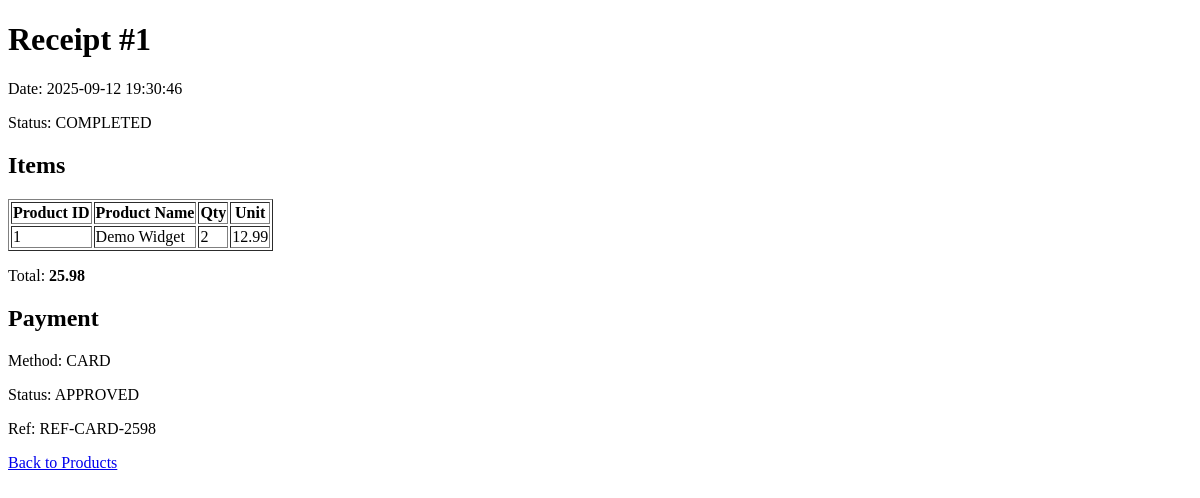
The page /receipt/1 on the database as committed earlier.
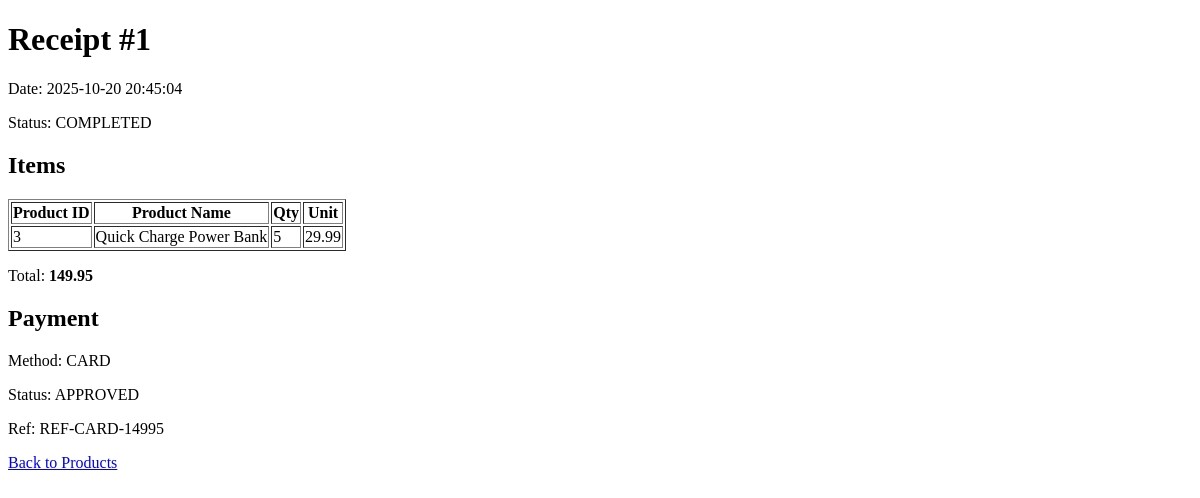
The same page on the database as committed later.
### tables this page shows
CREATE TABLE sale (
	id INTEGER PRIMARY KEY AUTOINCREMENT,
	user_id INTEGER NOT NULL,
	sale_time TIMESTAMP DEFAULT CURRENT_TIMESTAMP,
	total_cents INTEGER NOT NULL CHECK(total_cents >= 0),
	status TEXT NOT NULL DEFAULT 'COMPLETED' CHECK(status IN ('COMPLETED','CANCELLED','REFUNDED')),
	FOREIGN KEY (user_id) REFERENCES user(id)
);

CREATE TABLE sale_item (
	id INTEGER PRIMARY KEY AUTOINCREMENT,
	sale_id INTEGER NOT NULL,
	product_id INTEGER NOT NULL,
	quantity INTEGER NOT NULL CHECK(quantity > 0),
	price_cents INTEGER NOT NULL CHECK(price_cents >= 0), -- price per item at time of sale
	FOREIGN KEY (sale_id) REFERENCES sale(id) ON DELETE CASCADE,
	FOREIGN KEY (product_id) REFERENCES product(id) ON DELETE RESTRICT,
	UNIQUE (sale_id, product_id)
);

CREATE TABLE product (
	id INTEGER PRIMARY KEY AUTOINCREMENT,
	name TEXT NOT NULL UNIQUE,
    price_cents INTEGER NOT NULL CHECK(price_cents >= 0),
    stock INTEGER NOT NULL CHECK(stock >= 0),
    active INTEGER NOT NULL DEFAULT 1 CHECK(active IN (0,1)),
    -- NEW: Flash sale columns
    flash_sale_active INTEGER DEFAULT 0,
    flash_sale_price_cents INTEGER
, flash_price_cents INTEGER CHECK(flash_price_cents >= 0), sale_start TIMESTAMP, sale_end TIMESTAMP);

CREATE TABLE payment (
	id INTEGER PRIMARY KEY AUTOINCREMENT,
	sale_id INTEGER NOT NULL,
	method TEXT NOT NULL,
	amount_cents INTEGER NOT NULL CHECK(amount_cents >= 0),
	status TEXT NOT NULL CHECK(status IN ('APPROVED','DECLINED')), -- APPROVED or DECLINED
	ref TEXT,
	processed_at TIMESTAMP DEFAULT CURRENT_TIMESTAMP,
	FOREIGN KEY (sale_id) REFERENCES sale(id) ON DELETE CASCADE,
	UNIQUE (sale_id)
);

### src/app.py (the view)
    @app.get("/receipt/<int:sale_id>")
    def receipt(sale_id: int):
        conn = get_conn()
        try:
            sale = conn.execute(
                "SELECT id, user_id, sale_time, total_cents, status FROM sale WHERE id = ?",
                (sale_id,),
            ).fetchone()
            items = conn.execute(
                "SELECT si.product_id, p.name as product_name, si.quantity, si.price_cents "
                "FROM sale_item si JOIN product p ON si.product_id = p.id "
                "WHERE si.sale_id = ?",
                (sale_id,),
            ).fetchall()
            payment = conn.execute(
                "SELECT method, amount_cents, status, ref FROM payment WHERE sale_id = ?",
                (sale_id,),
            ).fetchone()
        finally:
            conn.close()
        return render_template("receipt.html", sale=sale, items=items, payment=payment)

### src/dao.py (called while the page is built)
def get_connection(db_path: str) -> sqlite3.Connection:
    conn = sqlite3.connect(db_path)
    conn.row_factory = sqlite3.Row
    conn.execute("PRAGMA foreign_keys = ON")
    return conn

### src/templates/receipt.html
<!doctype html>
<html>
  <head><title>Receipt #{{ sale.id }}</title></head>
  <body>
    <h1>Receipt #{{ sale.id }}</h1>
    <p>Date: {{ sale.sale_time }}</p>
    <p>Status: {{ sale.status }}</p>
    <h2>Items</h2>
    <table border="1">
      <tr><th>Product ID</th><th>Product Name</th><th>Qty</th><th>Unit</th></tr>
      {% for it in items %}
        <tr>
          <td>{{ it.product_id }}</td>
          <td>{{ it.product_name }}</td>
          <td>{{ it.quantity }}</td>
          <td>{{ '%.2f' % (it.price_cents / 100.0) }}</td>
        </tr>
      {% endfor %}
    </table>
    <p>Total: <b>{{ '%.2f' % (sale.total_cents / 100.0) }}</b></p>
    <h2>Payment</h2>
    <p>Method: {{ payment.method }}</p>
    <p>Status: {{ payment.status }}</p>
    <p>Ref: {{ payment.ref }}</p>
    <p><a href="/products">Back to Products</a></p>
  </body>
  </html>

Rows that differ between the two databases and show on the page:
changed sale "COMPLETED": sale_time "2025-09-12 19:30:46" → "2025-10-20 20:45:04"; sale.total_cents/100.0 "25.98" → "149.95"
changed sale_item: product_id "1" → "3"; product_name "Demo Widget" → "Quick Charge Power Bank"; quantity "2" → "5"; it.price_cents/100.0 "12.99" → "29.99"
changed payment "CARD": ref "REF-CARD-2598" → "REF-CARD-14995"
